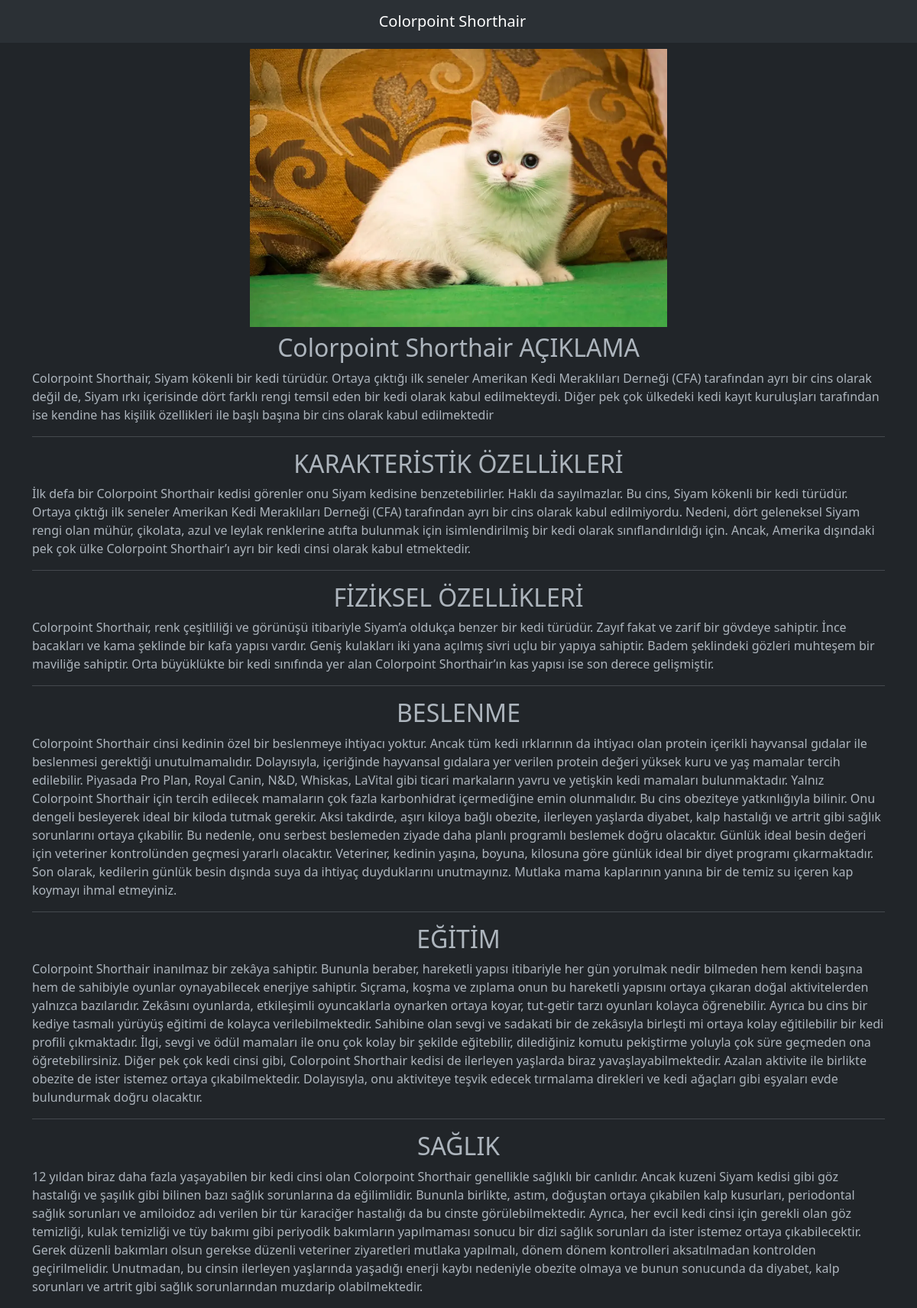
/kedi-detay/2, run on the app's committed database.
### kedicinsleri/models.py (models this page shows, shortened)
class KediCins(models.Model):
    isim = models.CharField(max_length=100)
    aciklama = models.TextField()
    karakter = models.TextField()
    fiziksel = models.TextField()
    beslenme = models.TextField()
    egitim = models.TextField()
    saglik = models.TextField()
    resim = models.FileField(upload_to='urunler/',null=True)

### kedicinsleri/views.py (the view)
# urls.py: path('kedi-detay/<int:kediId>',detail,name='detay')
def detail(request,kediId):
    kedi=KediCins.objects.get(id=kediId)
    context={
        'kedi':kedi
    }
    return render(request,'detail.html',context)

### kedicinsleri/templates/detail.html (shortened to what this page needs)
<!DOCTYPE html>
<html lang="en">
<head>
    <link href="https://cdn.jsdelivr.net/npm/bootstrap@5.3.0-alpha3/dist/css/bootstrap.min.css" rel="stylesheet">
</head>
<body data-bs-theme="dark">
    <nav class="navbar bg-body-tertiary">
        <div class="container-fluid justify-content-center">
            <a class="navbar-brand"> {{kedi.isim}} </a>
        </div>
    </nav>
    <section>
        <div class="container">
            <div class="row d-flex justify-content-center">
                <div class="col-6">
                    <img src=" {{kedi.resim.url}} " class="my-2" alt="...">
                </div>
            </div>
        </div>
    </section>
    <section>
        <div class="container">
            <h2> {{kedi.isim}} AÇIKLAMA </h2>
            <p> {{kedi.aciklama}} </p>
            <hr>
            <h2> KARAKTERİSTİK ÖZELLİKLERİ </h2>
            <p> {{kedi.karakter}} </p>
            <hr>
            <h2> FİZİKSEL ÖZELLİKLERİ </h2>
            <p> {{kedi.fiziksel}} </p>
            <hr>
            <h2> BESLENME</h2>
            <p> {{kedi.beslenme}} </p>
            <hr>
            <h2> EĞİTİM </h2>
            <p> {{kedi.egitim}} </p>
            <hr>
            <h2> SAĞLIK </h2>
            <p> {{kedi.saglik}} </p>
        </div>
    </section>
</body>
</html>

### kedicinsleri/templates/detail.html (style rules this page uses)
h2 { text-align: center; }
img { max-width: 100%; }

### data on the page
KediCins: isim "Colorpoint Shorthair", resim (picture), aciklama "Colorpoint Shorthair, Siyam kökenli bir kedi türüdür. Ortaya çıktığı ilk seneler Amerikan Kedi Meraklıları Derneği (CFA) tarafından ayrı bir cins olarak değil de, Siyam ırkı içerisinde dört farklı rengi temsil eden bir kedi olarak kabul edilmekteydi. Diğer pek çok ülkedeki kedi kayıt kuruluşları tarafından ise kendine has kişilik özellikleri ile başlı başına bir cins olarak kabul edilmektedir", karakter "İlk defa bir Colorpoint Shorthair kedisi görenler onu Siyam kedisine benzetebilirler. Haklı da sayılmazlar. Bu cins, Siyam kökenli bir kedi türüdür. Ortaya çıktığı ilk seneler Amerikan Kedi Meraklıları Derneği (CFA) tarafından ayrı bir cins olarak kabul edilmiyordu. Nedeni, dört geleneksel Siyam rengi olan mühür, çikolata, azul ve leylak renklerine atıfta bulunmak için isimlendirilmiş bir kedi olarak sınıflandırıldığı için. Ancak, Amerika dışındaki pek çok ülke Colorpoint Shorthair’ı ayrı bir kedi cinsi olarak kabul etmektedir.", fiziksel "Colorpoint Shorthair, renk çeşitliliği ve görünüşü itibariyle Siyam’a oldukça benzer bir kedi türüdür. Zayıf fakat ve zarif bir gövdeye sahiptir. İnce bacakları ve kama şeklinde bir kafa yapısı vardır. Geniş kulakları iki yana açılmış sivri uçlu bir yapıya sahiptir. Badem şeklindeki gözleri muhteşem bir maviliğe sahiptir. Orta büyüklükte bir kedi sınıfında yer alan Colorpoint Shorthair’ın kas yapısı ise son derece gelişmiştir.", beslenme "Colorpoint Shorthair cinsi kedinin özel bir beslenmeye ihtiyacı yoktur. Ancak tüm kedi ırklarının da ihtiyacı olan protein içerikli hayvansal gıdalar ile beslenmesi gerektiği unutulmamalıdır. Dolayısıyla, içeriğinde hayvansal gıdalara yer verilen protein değeri yüksek kuru ve yaş mamalar tercih edilebilir. Piyasada Pro Plan, Royal Canin, N&D, Whiskas, LaVital gibi ticari markaların yavru ve yetişkin kedi mamaları bulunmaktadır. Yalnız Colorpoint Shorthair için tercih edilecek mamaların çok fazla karbonhidrat içermediğine emin olunmalıdır. Bu cins obeziteye yatkınlığıyla bilinir. Onu dengeli besleyerek ideal bir kiloda tutmak gerekir. Aksi takdirde, aşırı kiloya bağlı obezite, ilerleyen…", egitim "Colorpoint Shorthair inanılmaz bir zekâya sahiptir. Bununla beraber, hareketli yapısı itibariyle her gün yorulmak nedir bilmeden hem kendi başına hem de sahibiyle oyunlar oynayabilecek enerjiye sahiptir. Sıçrama, koşma ve zıplama onun bu hareketli yapısını ortaya çıkaran doğal aktivitelerden yalnızca bazılarıdır. Zekâsını oyunlarda, etkileşimli oyuncaklarla oynarken ortaya koyar, tut-getir tarzı oyunları kolayca öğrenebilir. Ayrıca bu cins bir kediye tasmalı yürüyüş eğitimi de kolayca verilebilmektedir. Sahibine olan sevgi ve sadakati bir de zekâsıyla birleşti mi ortaya kolay eğitilebilir bir kedi profili çıkmaktadır. İlgi, sevgi ve ödül mamaları ile onu çok kolay bir şekilde eğitebilir,…", saglik "12 yıldan biraz daha fazla yaşayabilen bir kedi cinsi olan Colorpoint Shorthair genellikle sağlıklı bir canlıdır. Ancak kuzeni Siyam kedisi gibi göz hastalığı ve şaşılık gibi bilinen bazı sağlık sorunlarına da eğilimlidir. Bununla birlikte, astım, doğuştan ortaya çıkabilen kalp kusurları, periodontal sağlık sorunları ve amiloidoz adı verilen bir tür karaciğer hastalığı da bu cinste görülebilmektedir. Ayrıca, her evcil kedi cinsi için gerekli olan göz temizliği, kulak temizliği ve tüy bakımı gibi periyodik bakımların yapılmaması sonucu bir dizi sağlık sorunları da ister istemez ortaya çıkabilecektir. Gerek düzenli bakımları olsun gerekse düzenli veteriner ziyaretleri mutlaka yapılmalı, dönem…"
